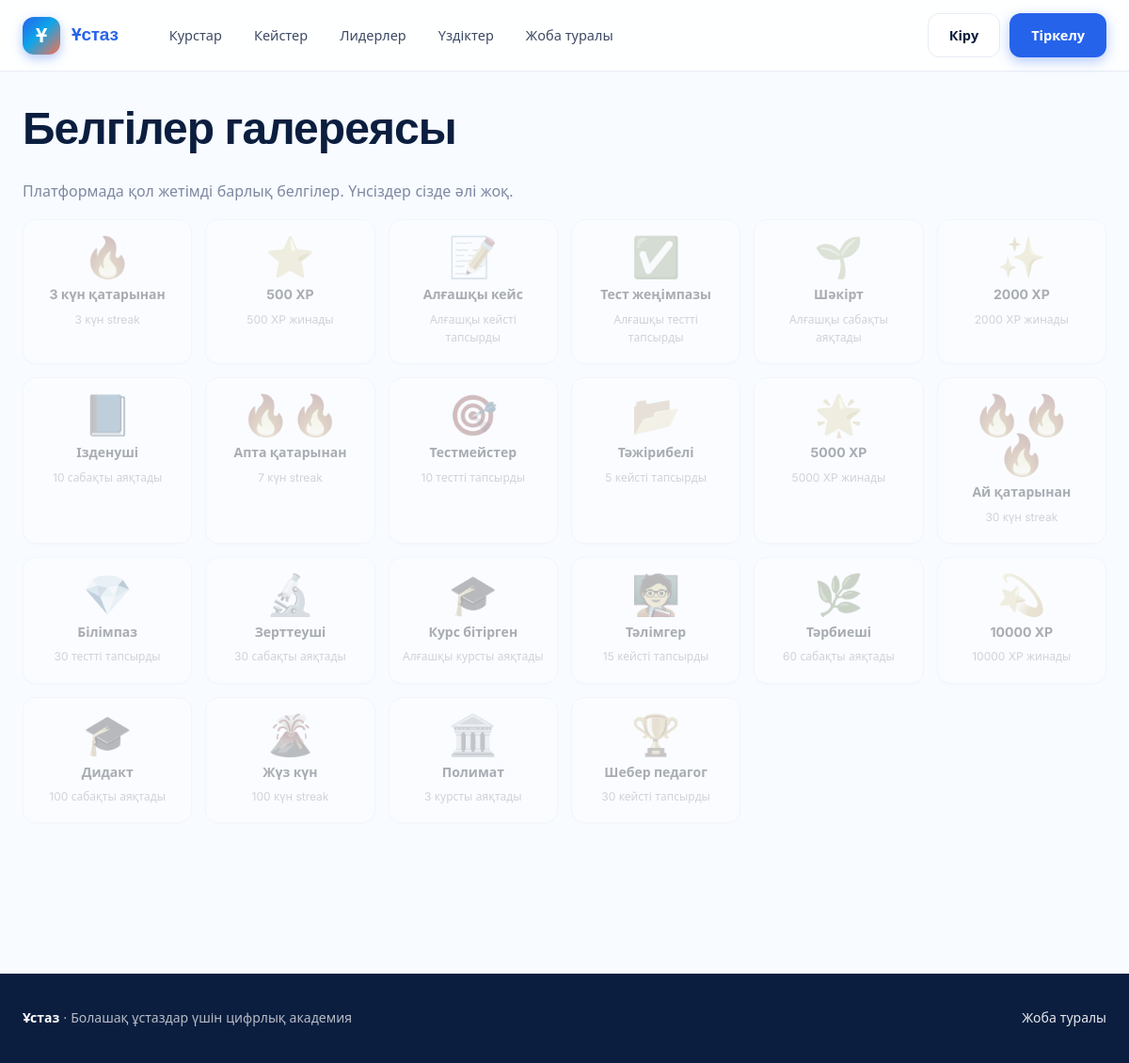
/g/badges/, run on the app's committed database.
### gamification/models.py (models this page shows, shortened)
class Badge(models.Model):
    code = models.SlugField(max_length=64, unique=True)
    name = models.CharField(max_length=120)
    description = models.TextField(blank=True)
    icon = models.CharField(max_length=8, default="🏅", help_text="Emoji")
    tier = models.PositiveSmallIntegerField(default=1, help_text="1=bronze, 2=silver, 3=gold, 4=platinum")
    threshold = models.PositiveIntegerField(default=1, help_text="Шарт мәні (XP, дней, кейстер ж.т.б.)")
    rule = models.CharField(
        max_length=32,
        default="lessons_completed",
        help_text="lessons_completed|xp_total|streak_days|cases_graded|quizzes_passed|courses_finished",
    )
    class Meta:
        ordering = ["tier", "name"]

### gamification/views.py (the view)
# urls.py: path("badges/", views.badges_index, name="badges"),
def badges_index(request):
    badges = Badge.objects.all()
    owned_ids = set()
    if request.user.is_authenticated:
        owned_ids = set(
            UserBadge.objects.filter(user=request.user).values_list("badge_id", flat=True)
        )
    return render(
        request, "gamification/badges.html",
        {"badges": badges, "owned_ids": owned_ids},
    )

### templates/gamification/badges.html (shortened to what this page needs)
{% extends "base.html" %}
{% block content %}
<div class="container">
  <h1>Белгілер галереясы</h1>
  <p class="muted">Платформада қол жетімді барлық белгілер. Үнсіздер сізде әлі жоқ.</p>
  <div class="badge-grid">
    {% for b in badges %}
      <div class="badge-card {% if b.id not in owned_ids %}locked{% endif %}" title="{{ b.description }}">
        <div class="badge-icon">{{ b.icon }}</div>
        <div><strong>{{ b.name }}</strong></div>
        <div class="small muted">{{ b.description }}</div>
      </div>
    {% endfor %}
  </div>
</div>
{% endblock %}

### templates/base.html (shortened to what this page needs)
{% load static humanize %}<!DOCTYPE html>
<html lang="kk">
<head>
<link rel="stylesheet" href="{% static 'css/app.css' %}">
</head>
<body class="bg-cream">
<header class="topbar" x-data="{mobileOpen: false}">
  <div class="container topbar-inner">
    <a href="{% url 'core:landing' %}" class="brand">
      <span class="brand-mark">Ұ</span>
      <span class="brand-name">{{ PLATFORM_NAME }}</span>
    </a>
    <nav class="nav" :class="{'is-open': mobileOpen}" @click="mobileOpen = false">
      <a href="{% url 'courses:catalog' %}">Курстар</a>
      <a href="{% url 'assessments:cases' %}">Кейстер</a>
      <a href="{% url 'gamification:leaderboard' %}">Лидерлер</a>
      <a href="{% url 'social:best_solutions' %}">Үздіктер</a>
      <a href="{% url 'core:about' %}">Жоба туралы</a>
    </nav>
    <div class="nav-right">
      {% if user.is_authenticated %}
        {% if user.gprofile %}<span class="xp-pill">⚡ {{ user.gprofile.xp|intcomma }} XP · L{{ user.gprofile.level }}</span>{% endif %}
        {% if user.streak %}<span class="streak-pill">🔥 {{ user.streak.current }}</span>{% endif %}
        <div class="usermenu" x-data="{open:false}">
          <button class="usermenu-btn" @click="open=!open">
            {% if user.avatar %}<img src="{{ user.avatar.url }}" alt="">{% else %}<span class="avatar-fallback">{{ user.display_name|slice:":1"|upper }}</span>{% endif %}
            <span>{{ user.display_name }}</span>
          </button>
          <div class="usermenu-drop" x-show="open" @click.outside="open=false" x-cloak>
            <a href="{% url 'core:dashboard' %}">Менің панелім</a>
            <a href="{% url 'accounts:profile' user.username %}">Профиль</a>
            <a href="{% url 'gamification:me' %}">Прогресс</a>
            <a href="{% url 'accounts:edit_profile' %}">Баптаулар</a>
            {% if user.is_staff %}<a href="/admin/">Әкімші панелі</a>{% endif %}
            <form method="post" action="{% url 'accounts:logout' %}">{% csrf_token %}<button type="submit">Шығу</button></form>
          </div>
        </div>
      {% else %}
        <a class="btn btn-ghost" href="{% url 'accounts:login' %}">Кіру</a>
        <a class="btn btn-primary" href="{% url 'accounts:signup' %}">Тіркелу</a>
      {% endif %}
    </div>
  </div>
</header>
<main class="main">
  {% block content %}{% endblock %}
</main>
<footer class="footer">
  <div class="container footer-inner">
    <div>
      <strong>{{ PLATFORM_NAME }}</strong> · {{ PLATFORM_TAGLINE }}
    </div>
    <div>
      <a href="{% url 'core:about' %}">Жоба туралы</a>
    </div>
  </div>
</footer>
</body>
</html>

### static/css/app.css (style rules this page uses)
:root { --bg: #f8fbff; --bg-tint: #eff6ff; --bg-dark: #0b1e3f; --surface: #ffffff; --surface-2: #f7faff; --ink: #0b1e3f; --ink-soft: #3c4a64; --muted: #7e89a3; --line: #e6ecf5; --line-strong: #cfd9ea; --primary: #2563eb; --primary-600: #1d4ed8; --primary-50: #eff6ff; --primary-100: #dbeafe; --accent: #fb7050; --accent-600: #ea5a3a; --pop: #facc15; --pop-pink: #ec4899; --gradient: linear-gradient(135deg, #2563eb 0%, #0ea5e9 45%, #fb7050 100%); --gradient-soft: linear-gradient(135deg, #dbeafe 0%, #cffafe 50%, #fed7aa 100%); --success: #10b981; --warning: #f59e0b; --danger: #ef4444; --shadow-sm: 0 1px 2px rgba(11, 30, 63, 0.05); --shadow: 0 4px 16px rgba(37, 99, 235, 0.10), 0 1px 2px rgba(11, 30, 63, 0.04); --shadow-lg: 0 18px 44px rgba(37, 99, 235, 0.16), 0 4px 12px rgba(11, 30, 63, 0.05); --shadow-pop: 0 20px 50px rgba(251, 112, 80, 0.28); --r-sm: 10px; --r: 14px; --r-lg: 20px; --r-xl: 28px; }
* { box-sizing: border-box; }
html, body { margin: 0; padding: 0; }
body { font-family: "Inter", system-ui, -apple-system, "Segoe UI", Roboto, sans-serif; font-feature-settings: "cv11", "ss01", "ss03"; color: var(--ink); background: var(--bg); line-height: 1.6; -webkit-font-smoothing: antialiased; -moz-osx-font-smoothing: grayscale; }
.bg-cream { background: var(--bg); }
h1, h2, h3, .display { font-family: "Space Grotesk", "Inter", sans-serif; letter-spacing: -0.02em; font-weight: 700; color: var(--ink); }
h1 { font-size: clamp(2rem, 4vw, 3rem); line-height: 1.05; margin: 0 0 0.6em; }
a { color: var(--primary); text-decoration: none; transition: color .15s ease; }
.container { max-width: 1200px; margin: 0 auto; padding: 0 24px; }
.topbar { background: rgba(255, 255, 255, 0.85); backdrop-filter: saturate(180%) blur(14px); -webkit-backdrop-filter: saturate(180%) blur(14px); border-bottom: 1px solid var(--line); position: sticky; top: 0; z-index: 50; }
.topbar-inner { display: flex; align-items: center; gap: 28px; padding: 14px 24px; max-width: 1200px; margin: 0 auto; }
.brand { display: flex; align-items: center; gap: 12px; font-weight: 800; }
.brand-mark { width: 40px; height: 40px; display: inline-flex; align-items: center; justify-content: center; background: var(--gradient); color: white; border-radius: 12px; font-size: 22px; font-family: "Space Grotesk", sans-serif; font-weight: 700; box-shadow: 0 4px 12px rgba(37, 99, 235, 0.35); }
.brand-name { font-size: 19px; font-family: "Space Grotesk", sans-serif; letter-spacing: -0.01em; }
.nav { display: flex; gap: 6px; margin-left: 12px; flex: 1; }
.nav a { color: var(--ink-soft); font-weight: 500; font-size: 14.5px; padding: 8px 14px; border-radius: var(--r-sm); transition: all .15s ease; }
.nav-right { display: flex; gap: 10px; align-items: center; }
.btn { display: inline-flex; align-items: center; justify-content: center; gap: 8px; padding: 11px 22px; border-radius: 12px; font-weight: 600; font-size: 14.5px; cursor: pointer; border: 1px solid transparent; transition: all .18s cubic-bezier(.4,0,.2,1); font-family: inherit; text-decoration: none; white-space: nowrap; }
.btn-primary { background: var(--primary); color: white; box-shadow: 0 4px 14px rgba(37, 99, 235, 0.35); }
.btn-ghost { background: white; color: var(--ink); border-color: var(--line); }
.main { padding: 36px 0 80px; min-height: 60vh; }
.badge-grid { display: grid; grid-template-columns: repeat(auto-fill, minmax(160px, 1fr)); gap: 14px; }
.badge-card { background: white; border: 1px solid var(--line); border-radius: var(--r); padding: 18px 14px; text-align: center; transition: all .2s ease; box-shadow: var(--shadow-sm); }
.badge-card.locked { opacity: .35; filter: grayscale(.7); }
.badge-icon { font-size: 42px; margin-bottom: 6px; line-height: 1; }
.badge-card strong { font-size: 14px; }
.badge-card .small { font-size: 12px; margin-top: 4px; }
.footer { background: var(--bg-dark); color: rgba(255,255,255,0.7); padding: 36px 0; margin-top: 80px; font-size: 14px; }
.footer a { color: rgba(255,255,255,0.9); }
.footer-inner { display: flex; justify-content: space-between; gap: 20px; flex-wrap: wrap; }
.footer strong { color: white; }
.muted { color: var(--muted); }
.small { font-size: 13px; }

### data on the page
Badge: icon "🔥", name "3 күн қатарынан", description "3 күн streak"
Badge: icon "⭐", name "500 XP", description "500 XP жинады"
Badge: icon "📝", name "Алғашқы кейс", description "Алғашқы кейсті тапсырды"
Badge: icon "✅", name "Тест жеңімпазы", description "Алғашқы тестті тапсырды"
Badge: icon "🌱", name "Шәкірт", description "Алғашқы сабақты аяқтады"
Badge: icon "✨", name "2000 XP", description "2000 XP жинады"
Badge: icon "📘", name "Ізденуші", description "10 сабақты аяқтады"
Badge: icon "🔥🔥", name "Апта қатарынан", description "7 күн streak"
Badge: icon "🎯", name "Тестмейстер", description "10 тестті тапсырды"
Badge: icon "📂", name "Тәжірибелі", description "5 кейсті тапсырды"
Badge: icon "🌟", name "5000 XP", description "5000 XP жинады"
Badge: icon "🔥🔥🔥", name "Ай қатарынан", description "30 күн streak"
Badge: icon "💎", name "Білімпаз", description "30 тестті тапсырды"
Badge: icon "🔬", name "Зерттеуші", description "30 сабақты аяқтады"
Badge: icon "🎓", name "Курс бітірген", description "Алғашқы курсты аяқтады"
Badge: icon "🧑‍🏫", name "Тәлімгер", description "15 кейсті тапсырды"
Badge: icon "🌿", name "Тәрбиеші", description "60 сабақты аяқтады"
Badge: icon "💫", name "10000 XP", description "10000 XP жинады"
Badge: icon "🎓", name "Дидакт", description "100 сабақты аяқтады"
Badge: icon "🌋", name "Жүз күн", description "100 күн streak"
Badge: icon "🏛️", name "Полимат", description "3 курсты аяқтады"
Badge: icon "🏆", name "Шебер педагог", description "30 кейсті тапсырды"

### other printed values
{{ PLATFORM_NAME }} "Ұстаз"
{{ PLATFORM_TAGLINE }} "Болашақ ұстаздар үшін цифрлық академия"
